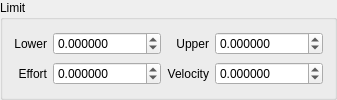
          <widget class="QGroupBox" name="JointLimitGroupBox">
           <property name="enabled">
            <bool>true</bool>
           </property>
           <property name="title">
            <string>Limit</string>
           </property>
           <layout class="QGridLayout" name="gridLayout">
            <item row="0" column="0">
             <widget class="QLabel" name="label_86">
              <property name="maximumSize">
               <size>
                <width>16777215</width>
                <height>16777215</height>
               </size>
              </property>
              <property name="layoutDirection">
               <enum>Qt::LeftToRight</enum>
              </property>
              <property name="text">
               <string>Lower</string>
              </property>
              <property name="alignment">
               <set>Qt::AlignRight|Qt::AlignTrailing|Qt::AlignVCenter</set>
              </property>
             </widget>
            </item>
            <item row="0" column="1">
             <widget class="QDoubleSpinBox" name="JointLimitLowerSpinBox">
              <property name="decimals">
               <number>6</number>
              </property>
              <property name="minimum">
               <double>-10000.000000000000000</double>
              </property>
              <property name="maximum">
               <double>10000.000000000000000</double>
              </property>
              <property name="singleStep">
               <double>0.001000000000000</double>
              </property>
              <property name="value">
               <double>0.000000000000000</double>
              </property>
             </widget>
            </item>
            <item row="0" column="2">
             <widget class="QLabel" name="label_87">
              <property name="maximumSize">
               <size>
                <width>16777215</width>
                <height>16777215</height>
               </size>
              </property>
              <property name="layoutDirection">
               <enum>Qt::LeftToRight</enum>
              </property>
              <property name="text">
               <string>Upper</string>
              </property>
              <property name="alignment">
               <set>Qt::AlignRight|Qt::AlignTrailing|Qt::AlignVCenter</set>
              </property>
             </widget>
            </item>
            <item row="0" column="3">
             <widget class="QDoubleSpinBox" name="JointLimitUpperSpinBox">
              <property name="decimals">
               <number>6</number>
              </property>
              <property name="minimum">
               <double>-10000.000000000000000</double>
              </property>
              <property name="maximum">
               <double>10000.000000000000000</double>
              </property>
              <property name="singleStep">
               <double>0.001000000000000</double>
              </property>
             </widget>
            </item>
            <item row="1" column="0">
             <widget class="QLabel" name="label_88">
              <property name="maximumSize">
               <size>
                <width>16777215</width>
                <height>16777215</height>
               </size>
              </property>
              <property name="layoutDirection">
               <enum>Qt::LeftToRight</enum>
              </property>
              <property name="text">
               <string>Effort</string>
              </property>
              <property name="alignment">
               <set>Qt::AlignRight|Qt::AlignTrailing|Qt::AlignVCenter</set>
              </property>
             </widget>
            </item>
            <item row="1" column="1">
             <widget class="QDoubleSpinBox" name="JointLimitEffortSpinBox">
              <property name="decimals">
               <number>6</number>
              </property>
              <property name="minimum">
               <double>-10000.000000000000000</double>
              </property>
              <property name="maximum">
               <double>10000.000000000000000</double>
              </property>
              <property name="singleStep">
               <double>0.001000000000000</double>
              </property>
              <property name="value">
               <double>0.000000000000000</double>
              </property>
             </widget>
            </item>
            <item row="1" column="3">
             <widget class="QDoubleSpinBox" name="JointLimitVelocitySpinBox">
              <property name="decimals">
               <number>6</number>
              </property>
              <property name="minimum">
               <double>-10000.000000000000000</double>
              </property>
              <property name="maximum">
               <double>10000.000000000000000</double>
              </property>
              <property name="singleStep">
               <double>0.001000000000000</double>
              </property>
             </widget>
            </item>
            <item row="1" column="2">
             <widget class="QLabel" name="label_95">
              <property name="maximumSize">
               <size>
                <width>16777215</width>
                <height>16777215</height>
               </size>
              </property>
              <property name="layoutDirection">
               <enum>Qt::LeftToRight</enum>
              </property>
              <property name="text">
               <string>Velocity</string>
              </property>
              <property name="alignment">
               <set>Qt::AlignRight|Qt::AlignTrailing|Qt::AlignVCenter</set>
              </property>
             </widget>
            </item>
           </layout>
          </widget>
